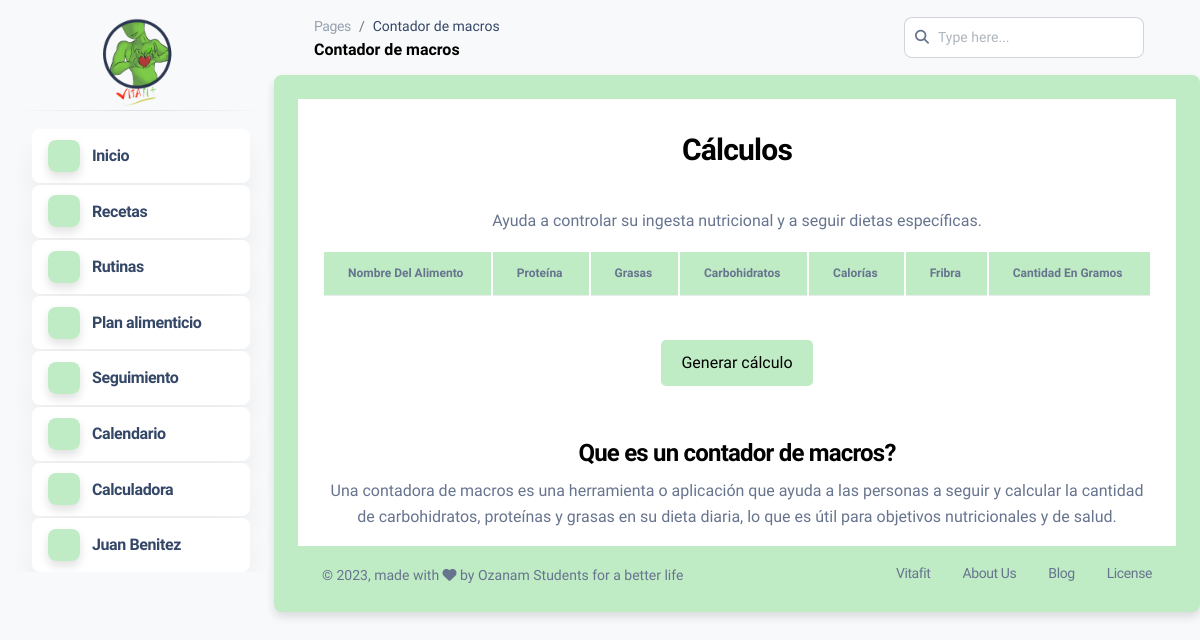
/dashboard.php?mod=calculadora (signed in), run on an earlier commit of the app's database.
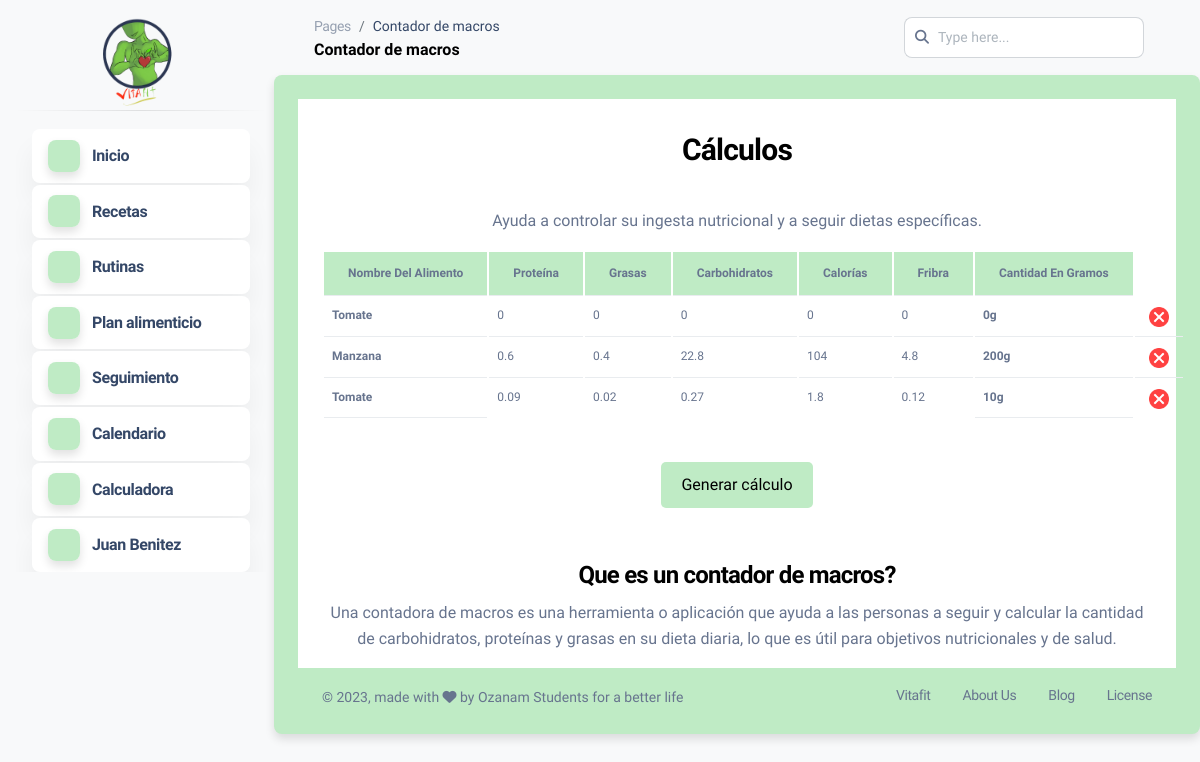
And on a later commit of the database.
### tables this page shows
CREATE TABLE `calculadora` (
  `id_calculo` int(1) NOT NULL,
  `id_alimento` int(12) NOT NULL,
  `cantidad` int(4) NOT NULL,
  `numero_identificacion` bigint(15) NOT NULL
);

CREATE TABLE `macros` (
  `id_alimentos` int(1) NOT NULL,
  `proteina` float NOT NULL,
  `grasas` float NOT NULL,
  `carbohidratos` float NOT NULL,
  `calorias` float NOT NULL,
  `fibra` float NOT NULL,
  `nombre_alimento` varchar(30) NOT NULL
);

### modulos/macros/calculadora.php (the view, shortened to what this page needs)
<div class="container cuerpo">
<div class="row">
<center>
<div class="col-md-12">
<h3 class="titulo">Cálculos</h3>
<p>Ayuda a controlar su ingesta nutricional y a seguir dietas específicas.</p>
<table class="table">
<thead class="thead">
<tr>
<th scope="col">Nombre del alimento</th>
<th scope="col">Proteína</th>
<th scope="col">Grasas</th>
<th scope="col">Carbohidratos</th>
<th scope="col">Calorías</th>
<th scope="col">Fribra</th>
<th scope="col">Cantidad en gramos</th>
</tr>
  </thead>
  <tbody>
<?php
      include "conexion.php";
      if (isset($_SESSION['documento'])){
        $dato=$_SESSION['documento'];
        $consulta=mysqli_query($conexion,"SELECT * FROM calculadora WHERE numero_identificacion LIKE '%$dato%';") or die ($conexion."Error en la consulta");
        $cantidad = mysqli_num_rows($consulta);
        if($cantidad > 0){
            while($fila=mysqli_fetch_array($consulta)){
                $cantidad = $fila['cantidad'];
                $id_alimento = $fila['id_alimento'];
                $consulta_alimento=mysqli_query($conexion,"SELECT * FROM macros WHERE id_alimentos LIKE '%$id_alimento%';") or die ($conexion."Error en la consulta");
                if($fila=mysqli_fetch_array($consulta_alimento)){
                    $proteina = $fila['proteina'];
                    $grasas = $fila['grasas'];
                    $carbohidratos = $fila['carbohidratos'];
                    $calorias = $fila['calorias'];
                    $fibra = $fila['fibra'];
                    $nombre = $fila['nombre_alimento'];
                    $proteina1 = $proteina/100;
                    $grasas1 = $grasas/100;
                    $carbohidratos1 = $carbohidratos/100;
                    $calorias1 = $calorias/100;
                    $fibra1 = $fibra/100;
                    $proteina2 = $proteina1*$cantidad;
                    $grasas2 = $grasas1*$cantidad;
                    $carbohidratos2 = $carbohidratos1*$cantidad;
                    $calorias2 = $calorias1*$cantidad;
                    $fibra2 = $fibra1*$cantidad;
                    ?>
        <tr>
          <th><?php echo $nombre; ?></th>
          <td><?php echo $proteina2; ?></td>
          <td><?php echo $grasas2; ?></td>
          <td><?php echo $carbohidratos2; ?></td>
          <td><?php echo $calorias2; ?></td>
          <td><?php echo $fibra2; ?></td>
            <?php
                }
            ?>
          <th><?php echo $cantidad,"g"; ?></th>
          <td>
            <form action="dashboard.php?mod=calculadora" method="POST">
              <button type="submit" name="btn_eliminar" style="background-color: transparent; border: 0px;">
                <img src="img/boton-eliminar.png" alt="eliminar" width="20">
              </button>
            </form>
          </td>
        </tr>
        <?php
      }
      }
        ?>
          </tbody>
        </table>
        <br>
        <form action="dashboard.php?mod=menu_alimentos" method="POST">
          <button type="submit" name="btn_generar" class="btn_consulta">Generar cálculo</button>
        </form>
        <br><br>
        <h4>Que es un contador de macros?</h4>
        <p>
Una contadora de macros es una herramienta o aplicación que ayuda a las personas a seguir y calcular la cantidad de carbohidratos, proteínas y grasas en su dieta diaria, lo que es útil para objetivos nutricionales y de salud.</p>
        </center>
        </div>
        </div>
        <?php
    }
?>

### dashboard.php (shortened to what this page needs)
<!DOCTYPE html>
<html lang="es">
<head>
  <link rel="stylesheet" href="https://unpkg.com/boxicons@2.1.3/css/boxicons.min.css">
  <link href="dashboard/assets/css/nucleo-svg.css" rel="stylesheet" />
  <link id="pagestyle" href="dashboard/assets/css/dashboards.css?v=1.0.7" rel="stylesheet" />
</head>
<body class="g-sidenav-show  bg-gray-100">
  <aside class="sidenav navbar navbar-vertical navbar-expand-xs border-0 border-radius-xl my-3 fixed-start ms-3 " id="sidenav-main">
    <div class="">
      <center>
      <a href="dashboard.php?mod=inicio">
        <img src="dashboard/media/vitafit_logo.png" alt="main_logo" style="height:100px; margin-top:10px;">
      </a>
      </center>
    </div>
    <hr class="horizontal dark mt-0">
    <div class="collapse navbar-collapse  w-auto " id="sidenav-collapse-main">
      <ul class="navbar-nav">
        <li class="nav-item">
          <a class="nav-link active" href="dashboard.php?mod=inicio">
            <div class="icon icon-shape icon-sm shadow border-radius-md text-center me-2 d-flex align-items-center justify-content-center">
            <box-icon type="regular" name="home-alt-2" color="black" size="22px"></box-icon>
            </div>
            <span class="nav-link-text ms-1">Inicio</span>
          </a>
        </li>
        <li class="nav-item">
          <a class="nav-link active" href="dashboard.php?mod=recetas">
            <div class="icon icon-shape icon-sm shadow border-radius-md text-center me-2 d-flex align-items-center justify-content-center">
            <box-icon type="regular" name="book" color="black" size="22px"></box-icon>
            </div>
            <span class="nav-link-text ms-1">Recetas</span>
          </a>
        </li>
        <li class="nav-item">
          <a class="nav-link active" href="dashboard.php?mod=rutinas">
            <div class="icon icon-shape icon-sm shadow border-radius-md text-center me-2 d-flex align-items-center justify-content-center">
            <box-icon type="regular" name="time" color="black" size="22px"></box-icon>
            </div>
            <span class="nav-link-text ms-1">Rutinas</span>
          </a>
        </li>
        <li class="nav-item">
          <a class="nav-link active" href="dashboard.php?mod=p_alimenticio">
            <div class="icon icon-shape icon-sm shadow border-radius-md text-center me-2 d-flex align-items-center justify-content-center">
            <box-icon type="regular" name="spreadsheet" color="black" size="22px"></box-icon>
            </div>
            <span class="nav-link-text ms-1">Plan alimenticio</span>
          </a>
        </li>
        <li class="nav-item">
          <a class="nav-link active" href="dashboard.php?mod=seguimiento">
            <div class="icon icon-shape icon-sm shadow border-radius-md text-center me-2 d-flex align-items-center justify-content-center">
            <box-icon type="regular" name="chart" color="black" size="22px"></box-icon>
            </div>
            <span class="nav-link-text ms-1">Seguimiento</span>
          </a>
        </li>
        <li class="nav-item">
          <a class="nav-link active" href="dashboard.php?mod=calendario">
            <div class="icon icon-shape icon-sm shadow border-radius-md text-center me-2 d-flex align-items-center justify-content-center">
            <box-icon type="regular" name="calendar-edit" color="black" size="22px"></box-icon>
            </div>
            <span class="nav-link-text ms-1">Calendario</span>
          </a>
        </li>
        <li class="nav-item">
          <a class="nav-link active" href="dashboard.php?mod=calculadora">
            <div class="icon icon-shape icon-sm shadow border-radius-md text-center me-2 d-flex align-items-center justify-content-center">
            <box-icon type="regular" name="math" color="black" size="22px"></box-icon>
            </div>
            <span class="nav-link-text ms-1">Calculadora</span>
          </a>
        </li>
        <li class="nav-item">
          <a class="nav-link active" href="dashboard.php?set=m_profile">
            <div class="icon icon-shape icon-sm shadow border-radius-md text-center me-2 d-flex align-items-center justify-content-center">
            <box-icon type="regular" name="user" color="black" size="22px"></box-icon>
            </div>
            <span class="nav-link-text ms-1"><?php echo $_SESSION['primer_nombre']," ",$_SESSION['primer_apellido']; ?><span>
          </a>
        </li>
      </ul>
    </div>
  </aside>
  <main class="main-content position-relative border-radius-lg ">
    <nav class="navbar navbar-main navbar-expand-lg px-0 mx-4 shadow-none border-radius-xl" id="navbarBlur" navbar-scroll="true">
      <div class="container-fluid py-1 px-3">
        <nav aria-label="breadcrumb">
          <ol class="breadcrumb bg-transparent mb-0 pb-0 pt-1 px-0 me-sm-6 me-5">
            <li class="breadcrumb-item text-sm"><a class="opacity-5 text-dark" href="javascript:;" style="color: #BFEBC5; ">Pages</a></li>
            <li class="breadcrumb-item text-sm text-dark active" aria-current="page">
            <?php
        if(@ $_GET['mod']=="")
        {
          echo"Inicio";
        }
        else
            if(@ $_GET['mod']=="inicio")
            {
              echo"Inicio";
            }
            else
                if(@ $_GET['mod']=="recetas")
                {
                  echo"Recetas";
                }
                else
                    if(@ $_GET['mod']=="rutinas")
                    {
                      echo"Rutinas";
                    }
                    else
                        if(@ $_GET['mod']=="p_alimenticio")
                        {
                          echo"Plan alimenticio";
                        }
                        else
                            if(@ $_GET['mod']=="seguimiento")
                            {
                              echo"Seguimiento";
                            }
                            else
                                if(@ $_GET['mod']=="cuenta")
                                {
                                  echo"Cuenta";
                                }
                                else
                                    if(@ $_GET['mod']=="calendario")
                                    {
                                      echo"Calendario";
                                    }
                                    else
                                        if(@ $_GET['mod']=="calculadora")
                                        {
                                          echo"Contador de macros";
                                        }
      ?>
            </li>
          </ol>
          <h6 class="font-weight-bolder mb-0">
          <?php
        if(@ $_GET['mod']=="")
        {
          echo"Inicio";
        }
        else
            if(@ $_GET['mod']=="inicio")
            {
              echo"Inicio";
            }
            else
                if(@ $_GET['mod']=="recetas")
                {
                  echo"Recetas";
                }
                else
                    if(@ $_GET['mod']=="rutinas")
                    {
                      echo"Rutinas";
                    }
                    else
                        if(@ $_GET['mod']=="p_alimenticio")
                        {
                          echo"Plan alimenticio";
                        }
                        else
                            if(@ $_GET['mod']=="seguimiento")
                            {
                              echo"Seguimiento";
                            }
                            else
                                if(@ $_GET['mod']=="cuenta")
                                {
                                  echo"Cuenta";
                                }
                                else
                                    if(@ $_GET['mod']=="calendario")
                                    {
                                      echo"Calendario";
                                    }
                                    else
                                        if(@ $_GET['mod']=="calculadora")
                                        {
                                          echo"Contador de macros";
                                        }
      ?>
          </h6>
        </nav>
        <div class="collapse navbar-collapse mt-sm-0 mt-2 me-md-0 me-sm-4" id="navbar">
          <div class="ms-md-auto pe-md-3 d-flex align-items-center">
            <div class="input-group">
              <span class="input-group-text text-body"><i class="fas fa-search" aria-hidden="true"></i></span>
              <input type="text" class="form-control" placeholder="Type here...">
            </div>
          </div>
        </div>
      </div>
    </nav>
    <div class="container-fluid py-4 shadow border-radius-md" style=" background-color: #BFEBC5;">
      <?php
        if(@ $_GET['mod']=="")
        {
          require_once("modulos/inicio.php");
        }
        else
            if(@ $_GET['mod']=="inicio")
            {
              require_once("modulos/inicio.php");
            }
            else
                if(@ $_GET['mod']=="recetas")
                {
                  require_once("modulos/recetas.php");
                }
                else
                    if(@ $_GET['mod']=="rutinas")
                    {
                      require_once("modulos/rutinas/rutinas.php");
                    }
                    else
                        if(@ $_GET['mod']=="p_alimenticio")
                        {
                          require_once("modulos/p_alimenticio.php");
                        }
                        else
                            if(@ $_GET['mod']=="seguimiento")
                            {
                              require_once("modulos/seguimiento.php");
                            }
                            else
                                if(@ $_GET['mod']=="cuenta")
                                {
                                  require_once("modulos/cuenta.php");
                                }
                                else
                                    if(@ $_GET['mod']=="calendario")
                                    {
                                      require_once("modulos/calendario.php");
                                    }
                                    else
                                        if(@ $_GET['mod']=="calculadora")
                                        {
                                          require_once("modulos/macros/calculadora.php");
                                        }
      ?>
      <footer class="footer pt-3  ">
        <div class="container-fluid">
          <div class="row align-items-center justify-content-lg-between">
            <div class="col-lg-6 mb-lg-0 mb-4">
              <div class="copyright text-center text-sm text-muted text-lg-start">
                © ,
                made with <i class="fa fa-heart"></i> by Ozanam Students for a better life
              </div>
            </div>
            <div class="col-lg-6">
              <ul class="nav nav-footer justify-content-center justify-content-lg-end">
                <li class="nav-item">
                  <a href="https://instagram.com/vitafit_fo" class="nav-link text-muted" target="_blank">Vitafit</a>
                </li>
                <li class="nav-item">
                  <a href="https://www.creative-tim.com/presentation" class="nav-link text-muted" target="_blank">About Us</a>
                </li>
                <li class="nav-item">
                  <a href="https://www.creative-tim.com/blog" class="nav-link text-muted" target="_blank">Blog</a>
                </li>
                <li class="nav-item">
                  <a href="https://www.creative-tim.com/license" class="nav-link pe-0 text-muted" target="_blank">License</a>
                </li>
              </ul>
            </div>
          </div>
        </div>
      </footer>
    </div>
  </main>
</body>
</html>

### dashboard/assets/css/nucleo-svg.css (style rules this page uses)
.icon { display: inline-block; color: #111111; height: 1em; width: 1em; }
.icon-sm { height: 0.8em; width: 0.8em; }
.icon { fill: currentColor; stroke: none; }

### modulos/macros/calculadora.php (style rules this page uses)
.table { font-size: 12px; }
.thead { background-color:#BFEBC5; }
.btn_consulta { background-color:#BFEBC5; padding: 10px 20px; color: black; border: none; border-radius: 5px; font-size: 16px; cursor: pointer; transition: transform 0.3s ease; }
.cuerpo { background-color:white; position: relative; }
.titulo { padding: 30px 20px; }

What changed in the data, as far as the page shows it:
added calculadora: id_alimento.nombre_alimento "Tomate", proteina2 "0", grasas2 "0", carbohidratos2 "0", calorias2 "0", fibra2 "0", cantidad "0"
added calculadora: id_alimento.nombre_alimento "Manzana", proteina2 "0.6", grasas2 "0.4", carbohidratos2 "22.8", calorias2 "104", fibra2 "4.8", cantidad "200"
added calculadora: id_alimento.nombre_alimento "Tomate", proteina2 "0.09", grasas2 "0.02", carbohidratos2 "0.27", calorias2 "1.8", fibra2 "0.12", cantidad "10"
